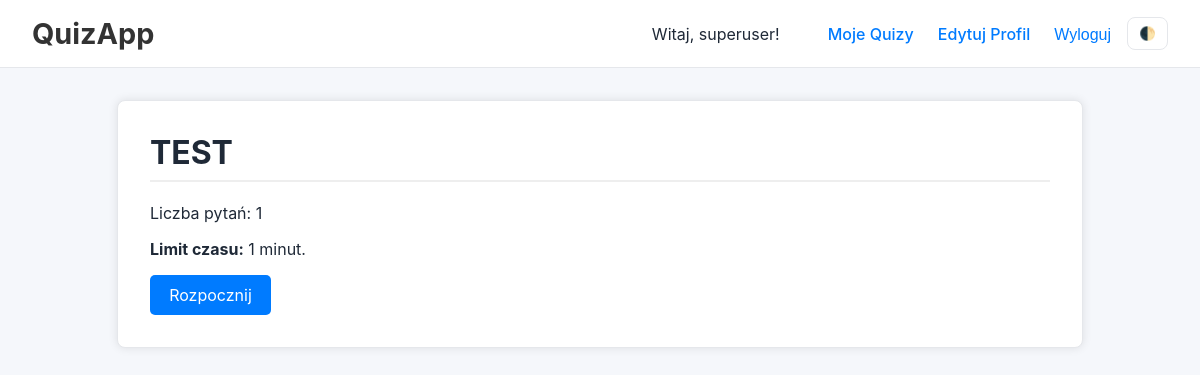
Page /quiz/2/ (signed in) on the committed database.
### accounts/models.py (models this page shows)
class User(AbstractUser):
    groups = models.ManyToManyField(
        Group,
        verbose_name='groups',
        blank=True,
        help_text=(
            'The groups this user belongs to. A user will get all permissions '
            'granted to each of their groups.'
        ),
        related_name="%(app_label)s_%(class)s_groups",
        related_query_name="user",
    )
    user_permissions = models.ManyToManyField(
        Permission,
        verbose_name='user permissions',
        blank=True,
        help_text='Specific permissions for this user.',
        related_name="%(app_label)s_%(class)s_user_permissions",
        related_query_name="user",
    )
    pass # Keep pass if you have no other custom fields yet

### quizzes/models.py (models this page shows, shortened)
class Quiz(models.Model):
    class Visibility(models.TextChoices):
        PUBLIC = 'PUBLIC', 'Publiczny'
        PRIVATE = 'PRIVATE', 'Prywatny'
    title = models.CharField(max_length=255)
    author = models.ForeignKey(settings.AUTH_USER_MODEL, on_delete=models.CASCADE)
    visibility = models.CharField(max_length=10, choices=Visibility.choices, default=Visibility.PRIVATE)
    time_limit = models.IntegerField(
        default=0,
        verbose_name="Limit czasu (w minutach)",
        help_text="Ustaw 0, aby wyłączyć limit czasu."
    )
    shared_with = models.ManyToManyField(
        settings.AUTH_USER_MODEL,
        related_name='shared_quizzes', # Umożliwia user.shared_quizzes.all()
        blank=True, # Udostępnianie jest opcjonalne
        verbose_name="Udostępnij dla"
    )

### quizzes/views.py (the view)
# urls.py: path('quiz/<int:pk>/', views.quiz_detail_view, name='quiz-detail'),
def quiz_detail_view(request, pk):
    quiz = get_object_or_404(Quiz, pk=pk)
    if _can_view_quiz(request.user, quiz):
        return render(request, 'quizzes/quiz_detail.html', {'quiz': quiz})
    messages.error(request, "Nie masz uprawnień do wyświetlenia tego quizu.")
    return redirect('home')

### quizzes/views.py (called while the page is built)
def _can_view_quiz(user, quiz):
    if quiz.visibility == 'PUBLIC':
        return True
    if not user.is_authenticated:
        return False
    if quiz.author == user:
        return True
    if quiz.shared_with.filter(pk=user.pk).exists():
        return True
    return False

### templates/quizzes/quiz_detail.html (shortened to what this page needs)
{% extends 'base.html' %}
{% block content %}
  <h1>{{ quiz.title }}</h1>
  <p>Liczba pytań: {{ quiz.questions.count }}</p>
  {% if quiz.time_limit > 0 %}
    <p><strong>Limit czasu:</strong> {{ quiz.time_limit }} minut.</p>
  {% else %}
    <p><strong>Limit czasu:</strong> Brak.</p>
  {% endif %}
  {% if quiz.questions.count > 0 %}
    <a class="btn btn-primary" href="{% url 'quiz-start' pk=quiz.pk %}">Rozpocznij</a>
  {% else %}
    <p>Ten quiz nie ma jeszcze pytań.</p>
  {% endif %}
{% endblock %}

### templates/base.html (shortened to what this page needs)
{% load static %}
<!DOCTYPE html>
<html lang="pl">
<head>
  <link rel="stylesheet" href="{% static 'css/style.css' %}">
</head>
<body>
  <nav>
    <a href="{% url 'home' %}" class="logo">QuizApp</a>
    <div class="links" style="display:flex;align-items:center;">
      {% if user.is_authenticated %}
        <span style="margin-right:1.5rem;">Witaj, {{ user.username }}!</span>
        <a href="{% url 'my-quizzes' %}">Moje Quizy</a>
        <a href="{% url 'profile_edit' %}" style="margin-left: 1.5rem;">Edytuj Profil</a>
        <form action="{% url 'logout' %}" method="post" style="display:inline;margin:0;">
          <button type="submit" style="background:none;border:none;color:#007bff;font-weight:500;cursor:pointer;padding:0;font-size:1rem;margin-left:1.5rem;">Wyloguj</button>
        </form>
      {% else %}
        <a href="{% url 'login' %}">Zaloguj</a>
        <a href="{% url 'register' %}">Zarejestruj</a>
      {% endif %}
      <button id="theme-toggle" class="theme-toggle" aria-label="Przełącz motyw" style="margin-left:1rem;">🌓</button>
    </div>
  </nav>
  <main class="container">
    {% block content %}{% endblock %}
  </main>
</body>
</html>

### static/css/style.css (style rules this page uses)
:root { --bg:#f5f7fb; --surface:#ffffff; --text:#1f2937; --muted:#6b7280; --border:#e5e7eb; --primary:#2563eb; --primary-contrast:#ffffff; --success:#22c55e; --error:#ef4444; }
html, body { background: var(--bg); color: var(--text); }
nav { background: var(--surface); border-bottom: 1px solid var(--border); }
a { color: var(--primary); }
.container { background: var(--surface); border: 1px solid var(--border); }
.theme-toggle { margin-left: 1rem; padding: .5rem .7rem; border-radius: 8px; border: 1px solid var(--border); background: var(--surface); color: var(--text); cursor: pointer; }
html, body { background: var(--bg) !important; color: var(--text) !important; }
nav { background: var(--surface) !important; border-bottom:1px solid var(--border) !important; }
.container { background: var(--surface) !important; border:1px solid var(--border) !important; }
body { font-family: -apple-system, BlinkMacSystemFont, "Segoe UI", Roboto, sans-serif; background-color: #f0f2f5; color: #333; margin: 0; }
nav { background: #fff; padding: 1rem 2rem; display: flex; justify-content: space-between; align-items: center; border-bottom: 1px solid #ddd; }
nav a.logo { font-size: 1.8rem; font-weight: bold; text-decoration: none; color: #333; }
nav .links a { margin-left: 1.5rem; text-decoration: none; color: #007bff; font-weight: 500; }
.container { max-width: 900px; margin: 2rem auto; padding: 2rem; background: #fff; border-radius: 8px; box-shadow: 0 0 10px rgba(0,0,0,0.1); }
h1, h2 { border-bottom: 2px solid #eee; padding-bottom: 0.5rem; margin-top: 0; }
.btn { display: inline-block; padding: 0.6rem 1.2rem; border-radius: 5px; text-decoration: none; border: none; cursor: pointer; font-size: 1rem; }
.btn-primary { background: #007bff; color: #fff; }

### rows in the picture
User: username "superuser"
Quiz: title "TEST", questions.count "1", time_limit "1"
